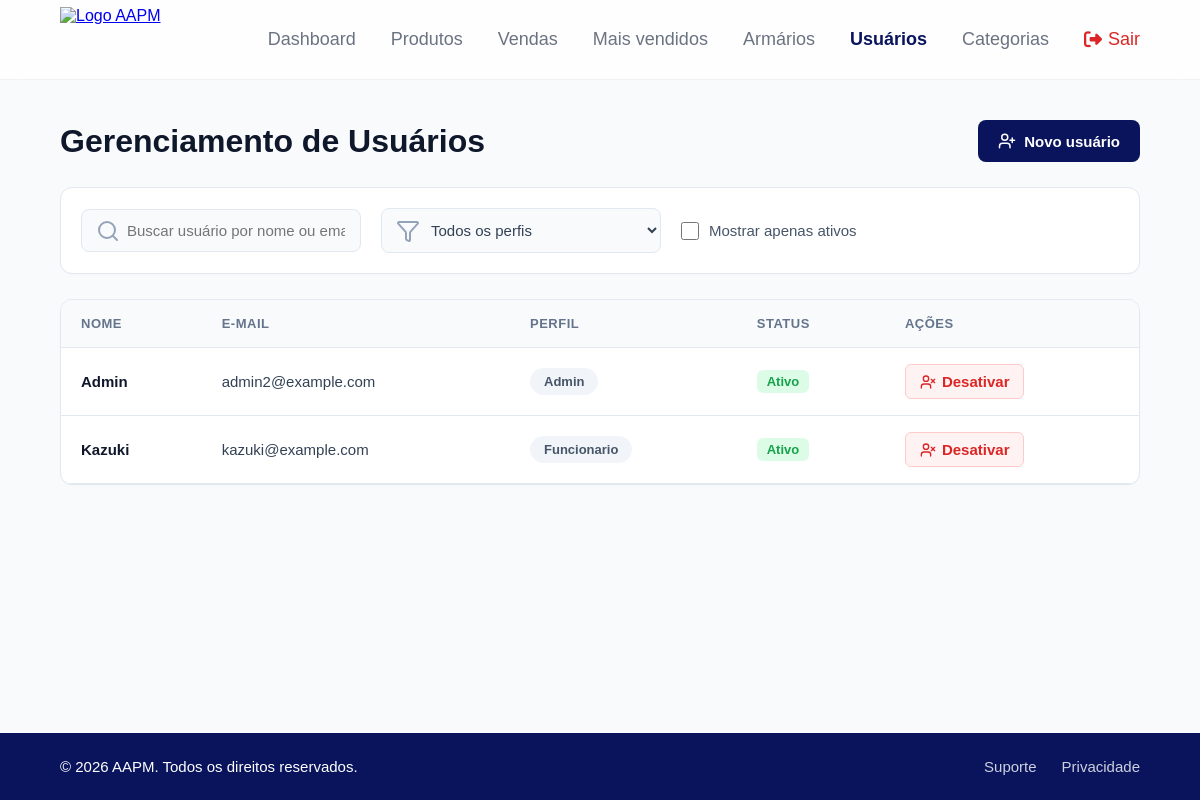
The app's page /usuarios/ (signed in), older data.
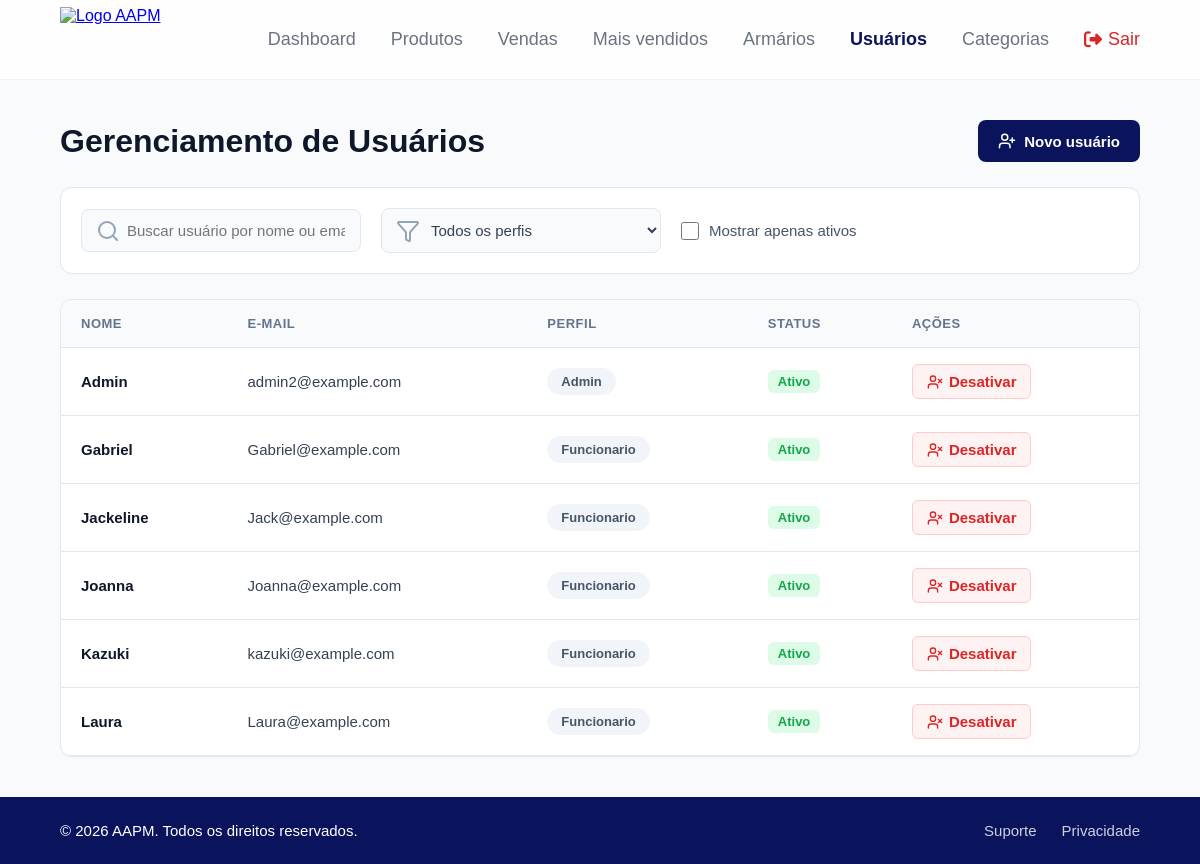
The same page, newer data.
### app/models/usuario.py (models this page shows)
class Usuario(Base):
    __tablename__ = "usuarios"
    id = Column(Integer, primary_key=True, index=True)
    nome = Column(String(100), nullable=False)
    email = Column(String(100), unique=True, index=True, nullable=False)
    senha_hash = Column(String(255), nullable=False)
    role = Column(String(100), nullable=False, default="funcionario")
    ativo = Column(Boolean, default=True)
    criado_em = Column(DateTime(timezone=True), server_default=func.now())

### app/controllers/admin_controller.py (the view)
@router.get("/", response_class=HTMLResponse)
def listar_usuarios(
    request: Request,
    db: Session = Depends(get_db),
    admin = Depends(get_admin)
):
    usuarios = db.query(Usuario).order_by(Usuario.nome)
    return templates.TemplateResponse(
        request,
        "index.html",
        {
            "request": request,
            "usuarios": usuarios,
            "usuario": admin
        }
    )

### app/templates/users/index.html (shortened to what this page needs)
<!DOCTYPE html>
<html lang="pt-BR">
<head>
    <link rel="stylesheet" href="/static/css/usuarios.css">
    <link rel="stylesheet" href="https://cdnjs.cloudflare.com/ajax/libs/font-awesome/6.5.2/css/all.min.css">
</head>
<body>
    <header>
        <nav class="navbar">
            <div class="logo">
                <a href="#">
                    <img src="/static/img/logo.png" alt="Logo AAPM">
                </a>
            </div>
            <ul class="menu">
                <li><a href="/">Dashboard</a></li>
                <li><a href="/produtos">Produtos</a></li>
                <li><a href="/pdv/historico">Vendas</a></li>
                <li><a href="/mais_vendidos">Mais vendidos</a></li>
                <li><a href="/armarios">Armários</a></li>
                {% if usuario is defined and usuario and usuario.role == 'admin' %}
                <li><a href="/usuarios" class="active">Usuários</a></li>
                <li><a href="/categorias">Categorias</a></li>
                {% endif %}
                <li><a href="/auth/logout" class="btn-sair"><i class="fa-solid fa-right-from-bracket"></i> Sair</a></li>
            </ul>
        </nav>
    </header>
    <main class="produtos-container-main">
        <div class="page-header header-produtos">
            <h1>Gerenciamento de Usuários</h1>
            <a href="/usuarios/novo" class="btn-create">
                <i data-lucide="user-plus" style="width: 18px; height: 18px;"></i>
                Novo usuário
            </a>
        </div>
        <div class="filtros-container">
            <div class="busca-wrapper">
                <input type="text" id="inputBusca" placeholder="Buscar usuário por nome ou email...">
            </div>
            <div class="select-wrapper">
                <select id="selectPerfil" name="role">
                    <option value="">Todos os perfis</option>
                </select>
            </div>
            <label class="checkbox-wrapper">
                <input type="checkbox" id="checkAtivos" unchecked>
                <span>Mostrar apenas ativos</span>
            </label>
        </div>
        <div class="tabela-container">
            <table class="tabela-produtos">
                <thead>
                    <tr>
                        <th>Nome</th>
                        <th>E-mail</th>
                        <th>Perfil</th>
                        <th>Status</th>
                        <th>Ações</th>
                    </tr>
                </thead>
                <tbody>
                    {% for u in usuarios %}
                    <tr>
                        <td class="preco-texto">{{ u.nome }}</td>
                        <td>{{ u.email }}</td>
                        <td>
                            <span class="badge-categoria padrao">{{ u.role }}</span>
                        </td>
                        <td>
                            {% if u.ativo %}
                            <span class="badge-status ativo">Ativo</span>
                            {% else %}
                            <span class="badge-status inativo">Inativo</span>
                            {% endif %}
                        </td>
                        <td>
                            <div class="user-actions-wrapper">
                                <form action="/usuarios/{{ u.id }}/toggle-ativo" method="post" style="display:inline">
                                    {% if u.ativo %}
                                    <button type="submit" class="btn-acao excluir" title="Desativar Usuário"
                                        style="font-size: 15px;">
                                        <i data-lucide="user-x"
                                            style="width: 16px; height: 16px; display: inline-block; vertical-align: middle;"></i>
                                        Desativar
                                    </button>
                                    {% endif %}
                                </form>
                            </div>
                        </td>
                    </tr>
                    {% endfor %}
                </tbody>
            </table>
        </div>
    </main>
    <footer class="main-footer">
        <div class="footer-content">
            <p>&copy; 2026 AAPM. Todos os direitos reservados.</p>
            <div class="footer-links">
                <a href="#">Suporte</a>
                <a href="#">Privacidade</a>
            </div>
        </div>
    </footer>
</body>
</html>

### app/static/css/usuarios.css (style rules this page uses)
* { margin: 0; padding: 0; box-sizing: border-box; }
body { font-family: Arial, sans-serif; min-height: 100vh; display: flex; flex-direction: column; background-color: #f8fafc; color: #334155; }
.navbar { width: 100%; height: 80px; background-color: rgba(255, 255, 255, 0.8); backdrop-filter: blur(10px); -webkit-backdrop-filter: blur(10px); display: flex; justify-content: space-between; align-items: center; padding: 0 60px; position: relative; z-index: 10; border-bottom: 1px solid rgba(0, 0, 0, 0.05); }
.logo img { height: 65px; width: auto; display: block; }
.menu { display: flex; gap: 35px; list-style: none; align-items: center; }
.menu a { text-decoration: none; color: #6b7280; font-size: 18px; font-weight: 500; transition: color 0.2s, font-weight 0.2s; }
.menu a:hover, .menu a.active { color: #09145c; font-weight: bold; }
.menu a.btn-sair { color: #dc2626; display: flex; align-items: center; gap: 6px; font-weight: 500; }
.main-content, .produtos-container-main { flex: 1; padding: 40px 60px; max-width: 1600px; width: 100%; margin: 0 auto; }
.page-header, .header-produtos { display: flex; justify-content: space-between; align-items: center; margin-bottom: 25px; }
.page-header h1, .header-produtos h1 { font-size: 32px; color: #0f172a; font-weight: 700; }
.btn-create { display: inline-flex; align-items: center; gap: 8px; background-color: #09145c; color: #ffffff; text-decoration: none; padding: 12px 20px; border-radius: 8px; font-weight: bold; font-size: 15px; transition: background-color 0.2s, transform 0.1s; }
.filtros-container { background: #ffffff; padding: 20px; border-radius: 12px; display: flex; align-items: center; gap: 20px; border: 1px solid #e2e8f0; margin-bottom: 25px; flex-wrap: wrap; box-shadow: 0 1px 3px rgba(0, 0, 0, 0.02); }
.busca-wrapper, .select-wrapper { position: relative; display: flex; align-items: center; }
.filtros-container input[type="text"], .filtros-container select { padding: 12px 15px 12px 45px; border: 1px solid #e2e8f0; border-radius: 8px; font-size: 15px; color: #334155; width: 280px; outline: none; background-color: #f8fafc; transition: border-color 0.2s, background-color 0.2s; }
.checkbox-wrapper { display: flex; align-items: center; gap: 10px; cursor: pointer; font-size: 15px; color: #475569; user-select: none; }
.checkbox-wrapper input { width: 18px; height: 18px; cursor: pointer; }
.table-container, .tabela-container { background: #ffffff; border-radius: 12px; overflow: hidden; border: 1px solid #e2e8f0; box-shadow: 0 1px 3px rgba(0, 0, 0, 0.02); }
table, .tabela-produtos { width: 100%; border-collapse: collapse; text-align: left; font-size: 15px; }
th { background-color: #f8fafc; color: #64748b; font-weight: bold; padding: 16px 20px; font-size: 13px; letter-spacing: 0.5px; border-bottom: 1px solid #e2e8f0; text-transform: uppercase; }
td { padding: 16px 20px; border-bottom: 1px solid #e2e8f0; color: #334155; vertical-align: middle; }
.preco-texto { font-weight: bold; color: #0f172a; }
.badge, .badge-categoria { display: inline-block; padding: 6px 14px; border-radius: 20px; font-size: 13px; font-weight: 600; text-align: center; }
.badge-role, .badge-categoria.padrao { background-color: #f1f5f9; color: #475569; text-transform: capitalize; }
.badge-status, .badge-active, .badge-inactive { display: inline-block; padding: 4px 10px; border-radius: 6px; font-size: 13px; font-weight: bold; text-align: center; }
.badge-active, .badge-status.ativo { background-color: #dcfce7; color: #16a34a; }
.actions-cell, .user-actions-wrapper { display: flex; gap: 12px; align-items: center; }
.btn-edit, .btn-toggle, .btn-acao { display: inline-flex; align-items: center; gap: 6px; font-size: 14px; font-weight: 600; text-decoration: none; padding: 8px 14px; border-radius: 6px; cursor: pointer; border: 1px solid transparent; transition: all 0.2s; background: none; }
.btn-toggle.deactivate, .btn-acao.excluir { color: #dc2626; background-color: #fef2f2; border-color: #fecaca; }
.main-footer { width: 100%; background-color: #09145c; padding: 25px 60px; margin-top: auto; }
.footer-content { display: flex; justify-content: space-between; align-items: center; }
.footer-content p { font-size: 15px; color: #ffffff; }
.footer-links { display: flex; gap: 25px; }
.footer-links a { color: rgba(255, 255, 255, 0.8); text-decoration: none; font-size: 15px; }

Row changes from the older to the newer data that the page shows:
added Usuario: nome "Gabriel", email "Gabriel@example.com", role "Funcionario", ativo "Ativo"
added Usuario: nome "Jackeline", email "Jack@example.com", role "Funcionario", ativo "Ativo"
added Usuario: nome "Joanna", email "Joanna@example.com", role "Funcionario", ativo "Ativo"
added Usuario: nome "Laura", email "Laura@example.com", role "Funcionario", ativo "Ativo"
